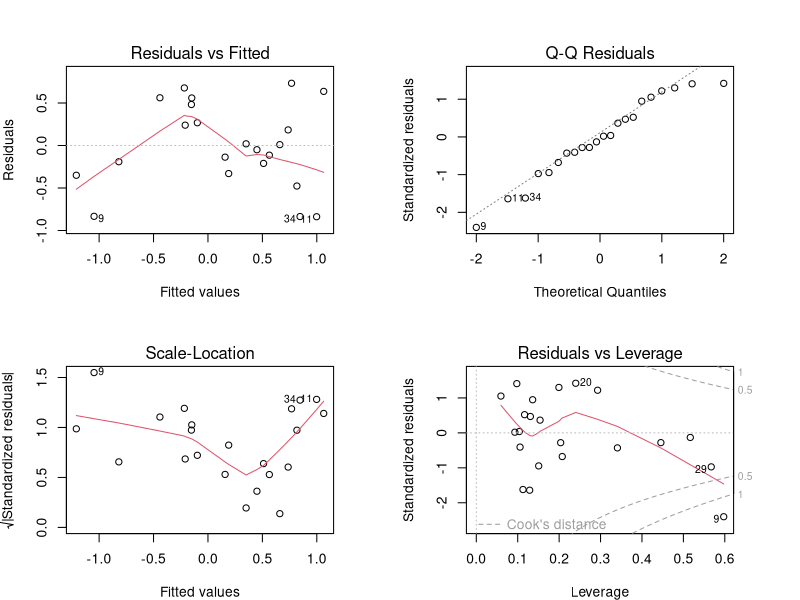
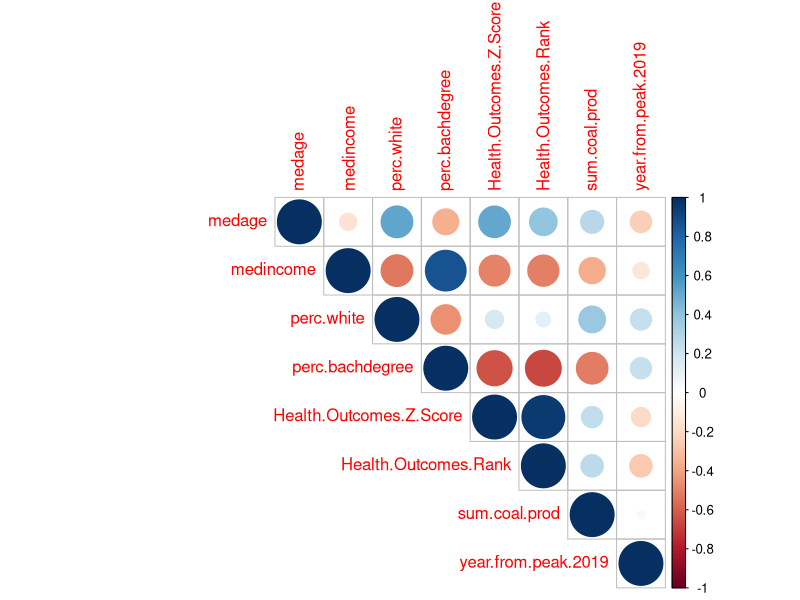
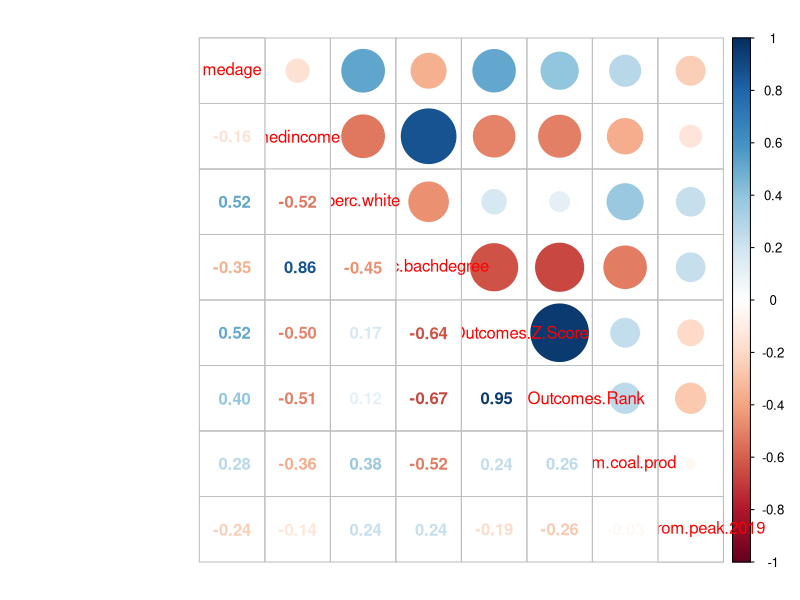

Generate these figures, in order, with R:
## ---- chunk 1
library(tidyverse)
library(corrplot)

## ---- chunk 2

data.combine<-read.csv("./ProcessedData/combine.csv")
data.coal<-read.csv("./ProcessedData/HC_Coal_Edit.csv")

## ---- chunk 3

data.edit<-data.combine %>% 
  filter(year==2019) %>% 
  filter(perc.white!=0) %>% 
  select(!c(1,coal.prod.by.year, year.peak.prod, sum.coal.prod))


data.coal.clean<-data.coal %>% 
  select(!1) %>% 
  mutate(year.from.peak.2019=2019-year.peak.prod)

data.coal.health.acs<-full_join(data.edit, data.coal.clean, by="County")

## ---- chunk 4

acs.coal.health.regression <- lm(data = data.coal.health.acs, Health.Outcomes.Z.Score ~ totpop + medage + medincome + perc.white +  perc.bachdegree + year.from.peak.2019 + sum.coal.prod)
summary(acs.coal.health.regression)

#Choose a model by AIC in a Stepwise Algorithm
step(acs.coal.health.regression)

acs.coal.health.regression.2<-lm(data = data.coal.health.acs, Health.Outcomes.Z.Score ~ medage + perc.white + 
    perc.bachdegree + year.from.peak.2019)
summary(acs.coal.health.regression.2)

## ---- chunk 5

par(mfrow = c(2,2), mar=c(4,4,4,4))
plot(acs.coal.health.regression.2)
par(mfrow = c(1,1))

#remove county and other non-informative variables to permit correlation plot
acs.health.coal.cor.edit <- data.coal.health.acs %>% 
  select(!c(County,totpop,totpoprace, totpopeduc, totpopwhite, bachdegree,Health.Factors.Z.Score,
            Health.Factors.Rank, year.peak.prod, year)) %>% 
  na.omit()



acs.health.coal.Corr <- cor(acs.health.coal.cor.edit)
corrplot(acs.health.coal.Corr, method = "circle", type="upper")
corrplot.mixed(acs.health.coal.Corr, upper = "circle")


